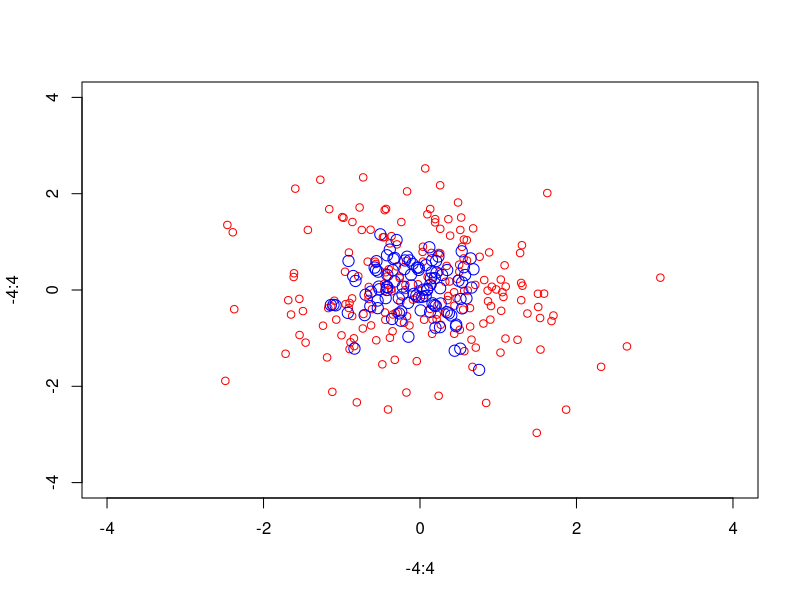
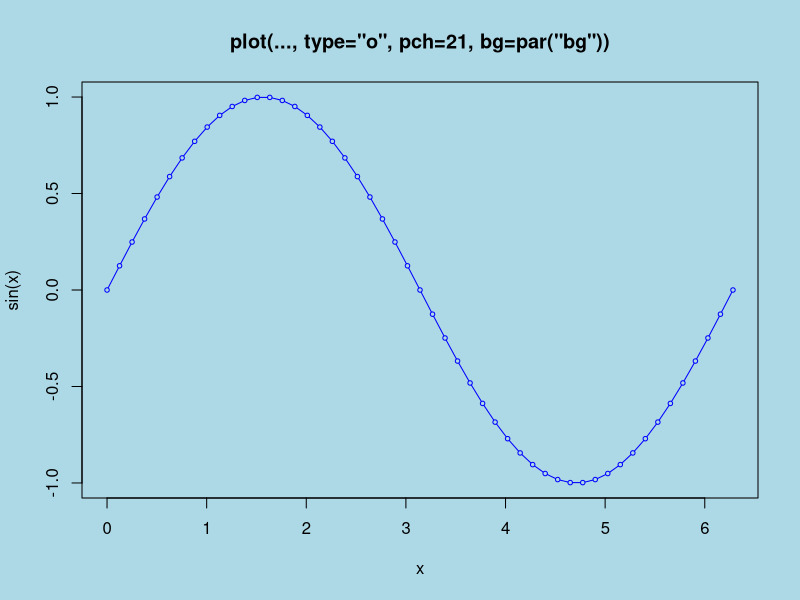
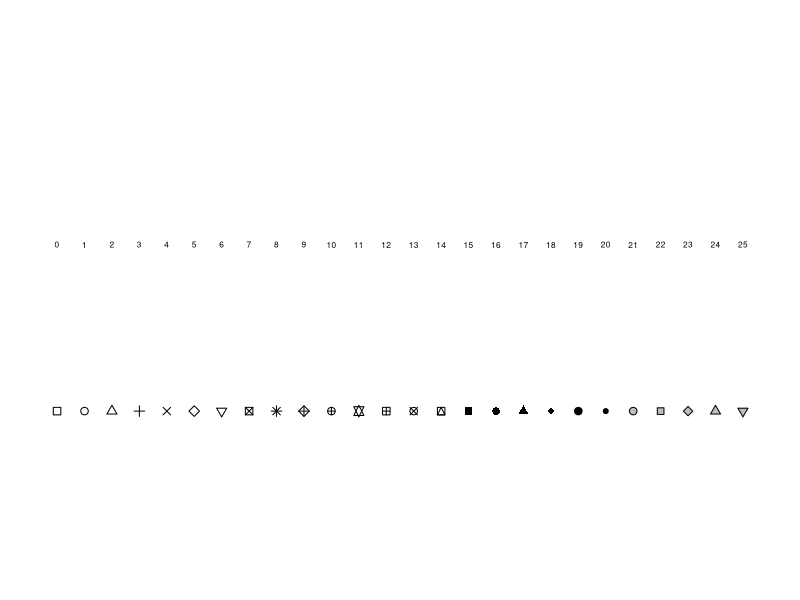
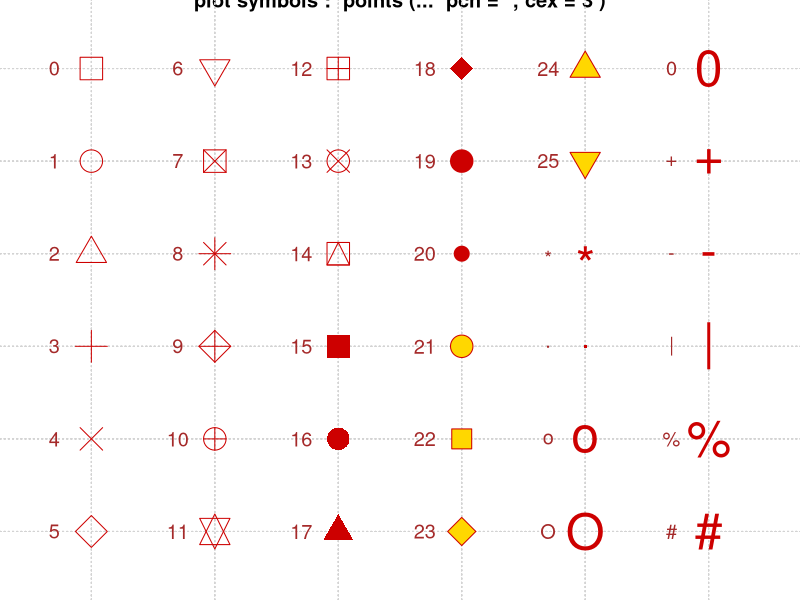
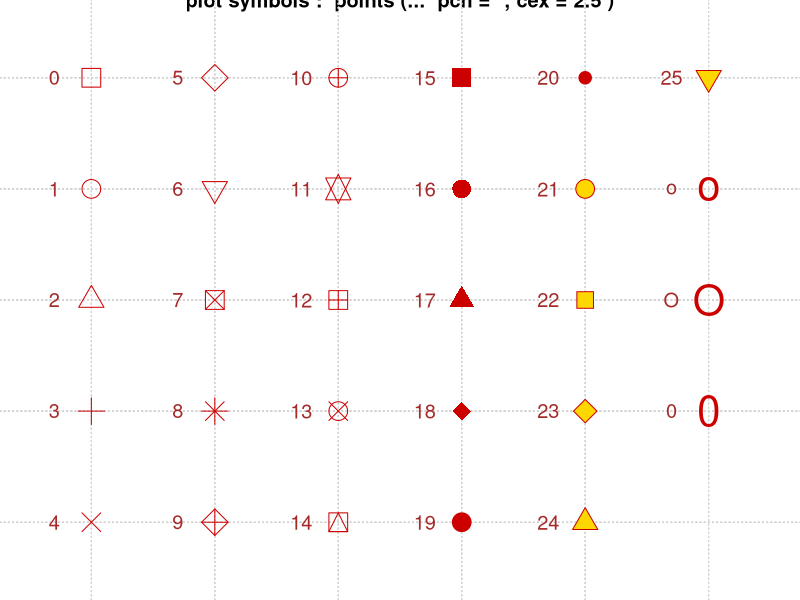
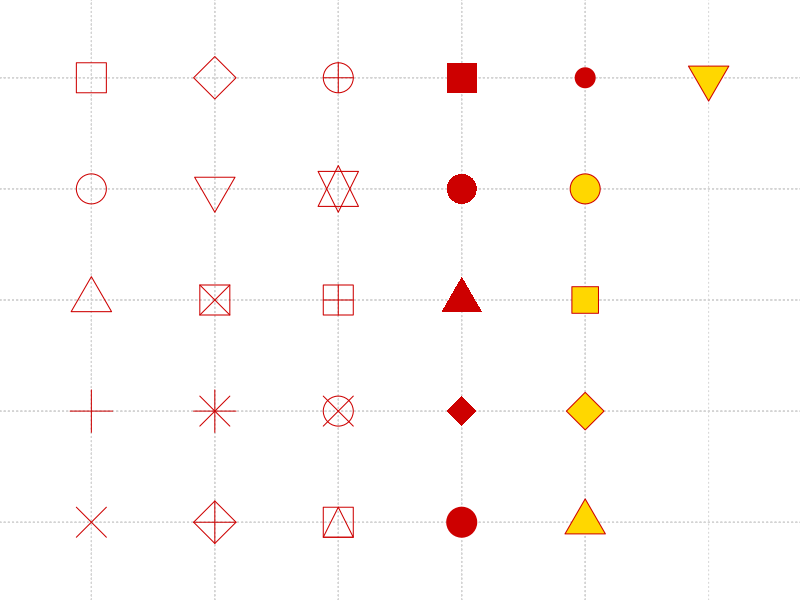
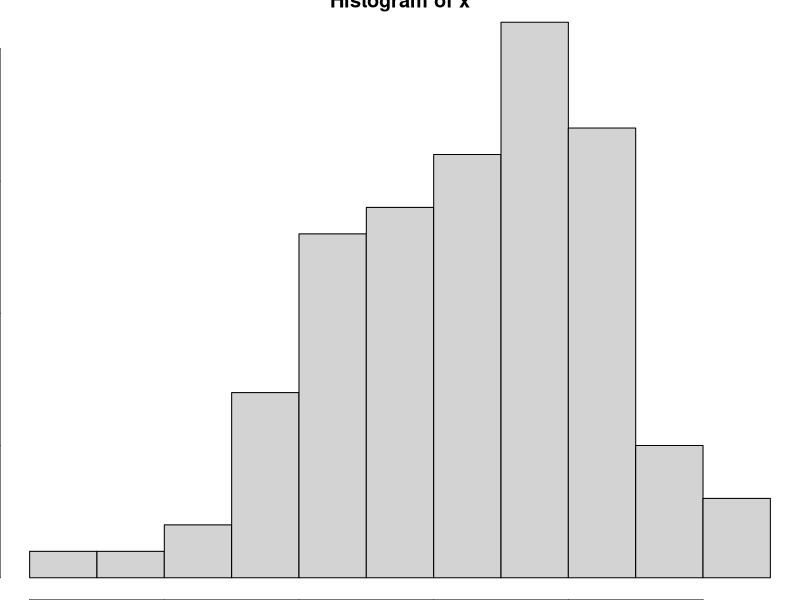
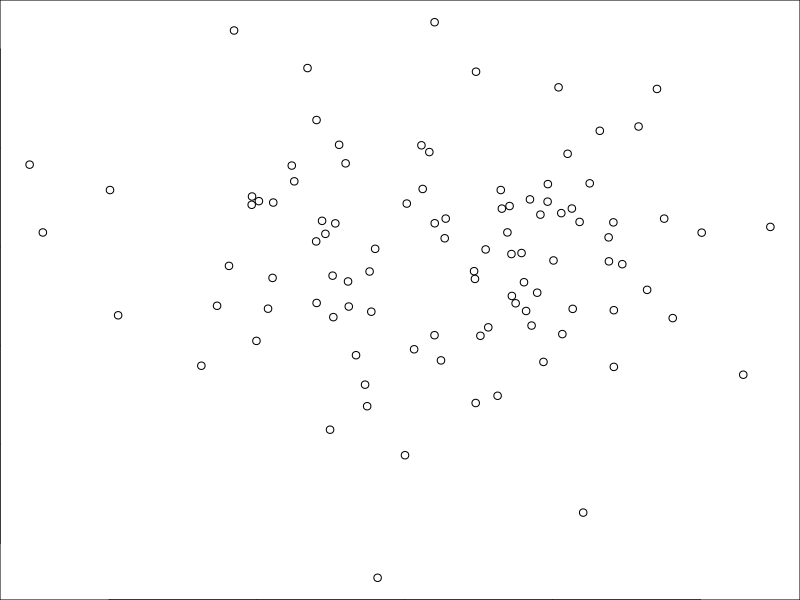

Write R code to recreate these figures, in order.
# General class notes scripts

example(points) #demonstrates plotting parameters

x<-rnorm(100)
y<-rnorm(100)
hist(x)
plot(x,y)
par(mar=c(4,4,2,2))
plot(x,y,pch=19)
title("Scatterplot")
legend("topleft",legend = "Data", pch=20)

fit<-lm(y~x)
abline(fit)
abline(fit, lwd=3,col="blue")

plot(x,y,xlab="Weight",ylab="heigh",main="Scatterplot",pch=20)
legend("topright",legend = "Data", pch=20)
fit<-(y~x)
abline(fit,lwd=3,col="red")

z<-rpois(100,2) #poisson data
par(mfrow=c(2,1)) #plots 2 rows and 1 column
plot(x,y,pch=20)
plot(x,z,pch=19)
par("mar")
par(mar=c(2,2,1,1))
plot(x,y,pch=20)
plot(x,z,pch=19)
par(mfrow=c(1,2)) #plots 2 columns and 1 row

par(mfrow=c(2,2))
plot(x,y)
plot(x,z)
plot(z,x)
plot(y,x)

par(mcol=c(2,2))
plot(x,y)
plot(x,z)
plot(z,x)
plot(y,x)

par(mfrow=c(1,1))
x<-rnorm(100)
y<-x+rnorm(100)
g<-gl(2,50,labels=c("Male","Female")) # creates grouings
plot(x,y)
plot(x,y,type="n") #creates empty plot
points(x[g=="Male"],y[g=="Male"],col="green") #plots just males
points(x[g=="Female"],y[g=="Female"],col="blue") #plots just females

